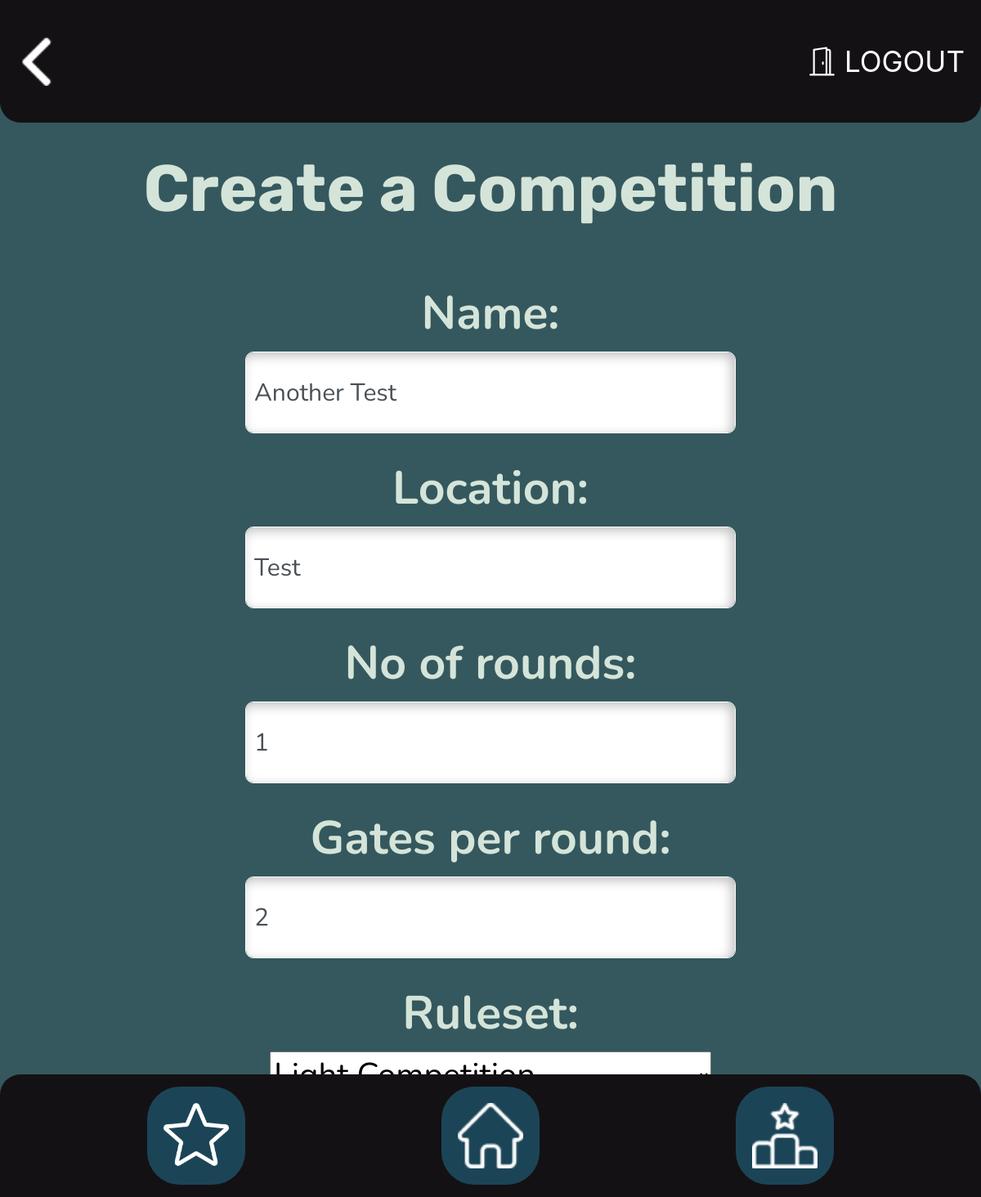
Before: /account/comp/51/ (signed in) with the older database file.
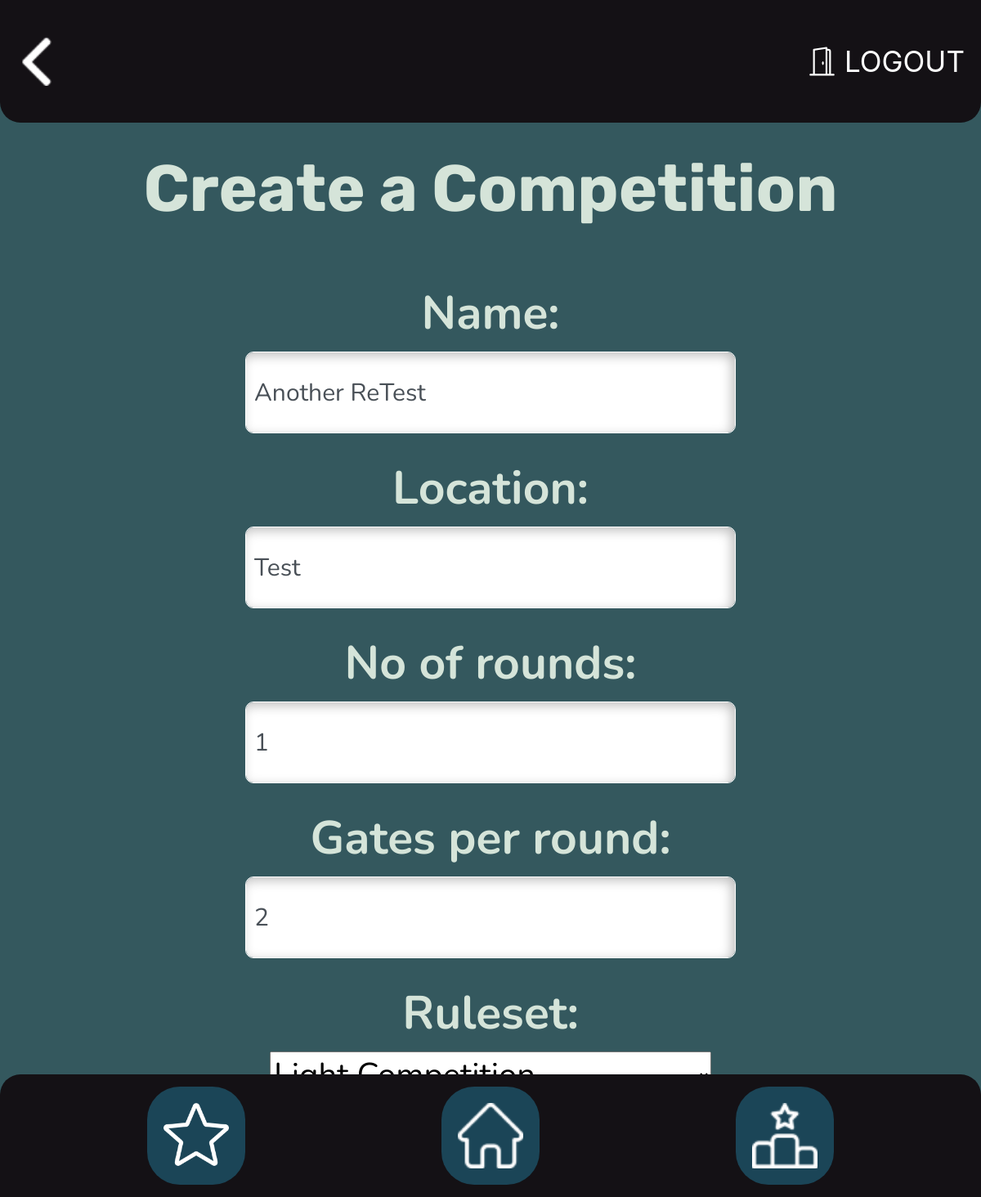
After: the same page with the newer database file.
### database/models.py (models this page shows, shortened)
class Competition(models.Model):
    name = models.CharField(max_length=100)
    location = models.CharField(max_length=50)
    no_of_rounds = models.IntegerField(validators=[MinValueValidator(
        1, message='Please enter a number greater than or equal to 1'), MaxValueValidator(30, message='Please enter a number less than or equal to 30')])
    gates_per_round = models.IntegerField(
        validators=[MinValueValidator(1), MaxValueValidator(30)])
    ruleset = models.ForeignKey(Ruleset, on_delete=models.CASCADE)
    ref_code = models.CharField(
        max_length=10,
        blank=True,
        editable=False,
        unique=True,
        default=get_random_string(
            5, allowed_chars=string.ascii_uppercase + string.digits)
    )

class Ruleset(models.Model):
    name = models.CharField(max_length=100, unique=True)
    def __str__(self):
        return self.name

### database/views.py (the view, shortened to what this page needs)
# urls.py: path('comp/<int:id>/', views.comp_form, name='comp_update'),
@login_required
def comp_form(request, id=0):
    if request.method == "GET":
        if id == 0:
            form = CompetitionForm()
        else:
            comp = Competition.objects.get(pk=id)
            form = CompetitionForm(instance=comp)
        return render(request, "competition_register/comp_form.html", {'form': form})

### database/forms.py
class CompetitionForm(forms.ModelForm):
    class Meta:
        model = Competition
        fields = '__all__'
        widgets = {
            'name': forms.TextInput(attrs={
                'placeholder': 'Name',
                'class': 'form-control',
                'style': 'padding-left: 10px; width: 600px'
            }),
            'location': forms.TextInput(attrs={
                'placeholder': 'Location',
                'class': 'form-control',
                'style': 'padding-left: 10px; width: 600px'
            }),
            'no_of_rounds': forms.NumberInput(attrs={
                'placeholder': 'No of Rounds',
                'class': 'form-control',
                'style': 'padding-left: 10px; width: 600px'
            }),
            'gates_per_round': forms.NumberInput(attrs={
                'placeholder': 'Gates per round',
                'class': 'form-control',
                'style': 'padding-left: 10px; width: 600px'
            }),
        }
    def __init__(self, *args, **kwargs):
        super(CompetitionForm, self).__init__(*args, **kwargs)
        self.fields['name'].required = True
        self.fields['ruleset'].empty_label = "Select Ruleset"

### database/templates/competition_register/comp_form.html (shortened to what this page needs)
{% extends 'base1.html' %}
{% load static %}
{% block head %}
<link rel="stylesheet" href="{% static 'comp_form.css' %}">
{% endblock %}
{% block content %}
<h1 class="head">Create a Competition</h1>
<form class="properties" action="" method="post" autocomplete="off">
    {{ form }}
    <button type="submit" class="btn"><img src="/database/static/narwhal.png" alt="" class="narwhal">SUBMIT</button>
</form>
{% endblock %}

### database/templates/base1.html (shortened to what this page needs)
{% load static %}
<link rel="stylesheet" href="https://cdn.jsdelivr.net/npm/bootstrap@4.0.0/dist/css/bootstrap.min.css"
>
<link rel="stylesheet" href="{% static 'base1.css' %}" />
{% block head %}
{% endblock %}
{% if user.is_staff == False %}
<div class="headerContainer"
  style="margin-bottom: 3vh; display: flex; justify-content: space-between; align-items: center;">
  <a href={% block back %}{% endblock %}><img src="{% static 'back.png' %}" alt="" /></a>
  {% if user.is_authenticated %}
  <a href="{% url 'logout' %}" class="button"
    style="font-size: 35px; display: flex; align-items: center; text-decoration: none; color: #ffffff; gap: 5px; margin-right: 20px;">
     LOGOUT
  </a>
  {% endif %}
</div>
{% endif %}
{% block content %}{% endblock %}
<div class="footerContainer">
  <div class="iconBox">
    <a href="{% url 'score' %}"><img class="score" src="{% static 'star.png' %}" alt="" /></a>
  </div>
  <div class="iconBox">
    <a href="{% url 'home' %}"><img src="{% static 'home.png' %}" alt="" /></a>
  </div>
  <div class="iconBox">
    <a href="{% url 'lboard' %}"><img src="{% static 'lboard.png' %}" alt="" /></a>
  </div>
</div>

### database/static/base1.css (style rules this page uses)
* { padding: 0; margin: 0; box-sizing: border-box; }
.headerContainer { background-color: #141115; height: 150px; display: grid; grid-template-rows: auto; grid-template-columns: 30% 50% 20%; align-items: center; border-radius: 0px 0px 25px 25px; position: sticky; top: 0; left: 0; }
.headerContainer img { height: 60px; margin-left: 15px; }
.footerContainer { position: absolute; bottom: 0; left: 0; background-color: #141115; width: 100%; height: 150px; display: flex; align-items: center; justify-content: space-evenly; border-radius: 25px 25px 0 0; }
.iconBox img { height: 80px; }
.iconBox { background-color: #1b4557; height: 80%; padding: 20px; border-radius: 40px 40px 40px 40px; margin-left: 5vw; margin-right: 5vw; }

### database/static/comp_form.css (style rules this page uses)
h1.head { margin-top: 10vh; margin-bottom: 100px; position: relative; font-family: 'Rubik'; font-style: normal; font-weight: 700; font-size: 80px; line-height: 2px; display: block; align-items: center; text-align: center; justify-items: center; color: #D5E4D9; }
.properties { font-family: 'Nunito'; display: flex; flex-direction: column; align-items: center; line-height: 2rem; font-size: 40px; width: 100vw; }
.properties input { border-radius: 10px; font-size: 30px; width: 80vw; align-items: center; border: 1px solid rgb(254, 254, 254); height: 100px; margin-bottom: 1rem; box-shadow: inset -4px 4px 14px rgba(0, 0, 0, 0.25); }
label { font-family: 'Nunito'; font-style: 'bold'; font-weight: 700; font-size: 57px; margin-bottom: 35px; margin-top: 40px; line-height: 23px; color: #D5E4D9; }
.properties button.btn { margin-top: 5vh; display: flex; align-items: center; justify-content: center; height: 80px; width: 80vw; gap: 10px; font-family: 'Red Hat Display', sans-serif; font-size: 50px; font-weight: 400; border-radius: 8px; border: none; font-family: 'Nunito'; background-color: rgba(84, 134, 135, 0.5); ; color: white; box-shadow: 0px 6px 7px 1px rgba(0, 0, 0, 0.25); }

Changed rows visible on the page:
changed Competition "Test": name "Another Test" → "Another ReTest"
